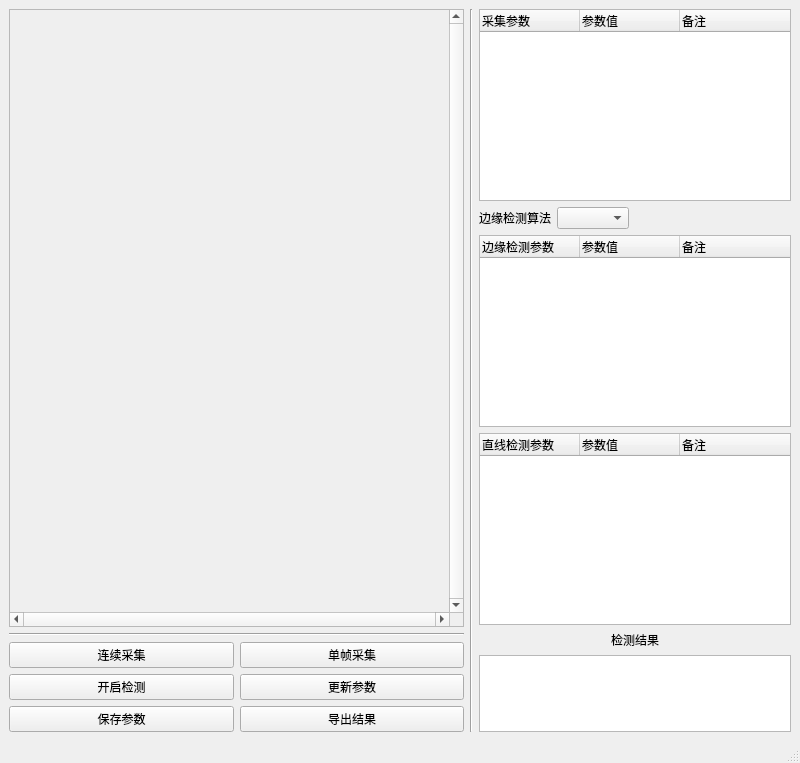
<?xml version="1.0" encoding="UTF-8"?>
<ui version="4.0">
 <class>MainWindow</class>
 <widget class="QMainWindow" name="MainWindow">
  <property name="geometry">
   <rect>
    <x>0</x>
    <y>0</y>
    <width>800</width>
    <height>763</height>
   </rect>
  </property>
  <property name="windowTitle">
   <string>直线拟合视觉检测系统</string>
  </property>
  <widget class="QWidget" name="centralwidget">
   <layout class="QGridLayout" name="gridLayout_2">
    <item row="0" column="0">
     <layout class="QGridLayout" name="gridLayout_4">
      <item row="0" column="3">
       <layout class="QGridLayout" name="gridLayout_3">
        <item row="0" column="0">
         <widget class="QTreeWidget" name="qTreeParamsCapture">
          <property name="sizePolicy">
           <sizepolicy hsizetype="Minimum" vsizetype="MinimumExpanding">
            <horstretch>0</horstretch>
            <verstretch>0</verstretch>
           </sizepolicy>
          </property>
          <property name="minimumSize">
           <size>
            <width>0</width>
            <height>0</height>
           </size>
          </property>
          <property name="maximumSize">
           <size>
            <width>16777215</width>
            <height>16777215</height>
           </size>
          </property>
          <column>
           <property name="text">
            <string>采集参数</string>
           </property>
          </column>
          <column>
           <property name="text">
            <string>参数值</string>
           </property>
          </column>
          <column>
           <property name="text">
            <string>备注</string>
           </property>
          </column>
         </widget>
        </item>
        <item row="6" column="0">
         <widget class="QTextEdit" name="qTextEdit">
          <property name="readOnly">
           <bool>true</bool>
          </property>
         </widget>
        </item>
        <item row="7" column="0">
         <spacer name="verticalSpacer">
          <property name="orientation">
           <enum>Qt::Vertical</enum>
          </property>
          <property name="sizeHint" stdset="0">
           <size>
            <width>20</width>
            <height>40</height>
           </size>
          </property>
         </spacer>
        </item>
        <item row="1" column="0">
         <layout class="QGridLayout" name="gridLayout_5">
          <item row="0" column="0">
           <widget class="QLabel" name="label">
            <property name="sizePolicy">
             <sizepolicy hsizetype="Fixed" vsizetype="Preferred">
              <horstretch>0</horstretch>
              <verstretch>0</verstretch>
             </sizepolicy>
            </property>
            <property name="text">
             <string>边缘检测算法</string>
            </property>
           </widget>
          </item>
          <item row="0" column="1">
           <widget class="QComboBox" name="qComboBoxLineDect">
            <property name="sizePolicy">
             <sizepolicy hsizetype="Fixed" vsizetype="Fixed">
              <horstretch>0</horstretch>
              <verstretch>0</verstretch>
             </sizepolicy>
            </property>
           </widget>
          </item>
          <item row="0" column="2">
           <spacer name="horizontalSpacer">
            <property name="orientation">
             <enum>Qt::Horizontal</enum>
            </property>
            <property name="sizeHint" stdset="0">
             <size>
              <width>40</width>
              <height>20</height>
             </size>
            </property>
           </spacer>
          </item>
         </layout>
        </item>
        <item row="3" column="0">
         <widget class="QTreeWidget" name="qTreeParamsLineDect">
          <property name="sizePolicy">
           <sizepolicy hsizetype="Minimum" vsizetype="MinimumExpanding">
            <horstretch>0</horstretch>
            <verstretch>0</verstretch>
           </sizepolicy>
          </property>
          <property name="minimumSize">
           <size>
            <width>0</width>
            <height>0</height>
           </size>
          </property>
          <property name="maximumSize">
           <size>
            <width>16777215</width>
            <height>16777215</height>
           </size>
          </property>
          <column>
           <property name="text">
            <string>直线检测参数</string>
           </property>
          </column>
          <column>
           <property name="text">
            <string>参数值</string>
           </property>
          </column>
          <column>
           <property name="text">
            <string>备注</string>
           </property>
          </column>
         </widget>
        </item>
        <item row="2" column="0">
         <widget class="QTreeWidget" name="qTreeParamsEdgeDect">
          <property name="sizePolicy">
           <sizepolicy hsizetype="Minimum" vsizetype="MinimumExpanding">
            <horstretch>0</horstretch>
            <verstretch>0</verstretch>
           </sizepolicy>
          </property>
          <property name="minimumSize">
           <size>
            <width>0</width>
            <height>0</height>
           </size>
          </property>
          <property name="maximumSize">
           <size>
            <width>16777215</width>
            <height>16777215</height>
           </size>
          </property>
          <column>
           <property name="text">
            <string>边缘检测参数</string>
           </property>
          </column>
          <column>
           <property name="text">
            <string>参数值</string>
           </property>
          </column>
          <column>
           <property name="text">
            <string>备注</string>
           </property>
          </column>
         </widget>
        </item>
        <item row="5" column="0">
         <widget class="QLabel" name="label_2">
          <property name="text">
           <string>检测结果</string>
          </property>
          <property name="alignment">
           <set>Qt::AlignCenter</set>
          </property>
         </widget>
        </item>
       </layout>
      </item>
      <item row="0" column="0">
       <layout class="QVBoxLayout" name="verticalLayout">
        <item>
         <widget class="QScrollArea" name="qScrollArea">
          <property name="sizePolicy">
           <sizepolicy hsizetype="Expanding" vsizetype="Expanding">
            <horstretch>0</horstretch>
            <verstretch>0</verstretch>
           </sizepolicy>
          </property>
          <property name="minimumSize">
           <size>
            <width>0</width>
            <height>0</height>
           </size>
          </property>
          <property name="sizeIncrement">
           <size>
            <width>0</width>
            <height>0</height>
           </size>
          </property>
          <property name="verticalScrollBarPolicy">
           <enum>Qt::ScrollBarAlwaysOn</enum>
          </property>
          <property name="horizontalScrollBarPolicy">
           <enum>Qt::ScrollBarAlwaysOn</enum>
          </property>
          <property name="widgetResizable">
           <bool>false</bool>
          </property>
          <property name="alignment">
           <set>Qt::AlignCenter</set>
          </property>
          <widget class="QWidget" name="scrollAreaWidgetContents">
           <property name="enabled">
            <bool>true</bool>
           </property>
           <property name="geometry">
            <rect>
             <x>0</x>
             <y>62</y>
             <width>439</width>
             <height>457</height>
            </rect>
           </property>
           <property name="mouseTracking">
            <bool>false</bool>
           </property>
          </widget>
         </widget>
        </item>
        <item>
         <widget class="Line" name="line_2">
          <property name="orientation">
           <enum>Qt::Horizontal</enum>
          </property>
         </widget>
        </item>
        <item>
         <layout class="QHBoxLayout" name="horizontalLayout_2">
          <item>
           <layout class="QGridLayout" name="gridLayout">
            <item row="1" column="0">
             <widget class="QPushButton" name="qBtnDoDetect">
              <property name="text">
               <string>开启检测</string>
              </property>
              <property name="checkable">
               <bool>true</bool>
              </property>
             </widget>
            </item>
            <item row="3" column="0">
             <widget class="QPushButton" name="qBtnParamsSave">
              <property name="text">
               <string>保存参数</string>
              </property>
             </widget>
            </item>
            <item row="3" column="1">
             <widget class="QPushButton" name="pushButton">
              <property name="text">
               <string>导出结果</string>
              </property>
             </widget>
            </item>
            <item row="1" column="1">
             <widget class="QPushButton" name="qBtnParamsUpdate">
              <property name="text">
               <string>更新参数</string>
              </property>
             </widget>
            </item>
            <item row="0" column="0">
             <widget class="QPushButton" name="qBtnCaptureStream">
              <property name="text">
               <string>连续采集</string>
              </property>
              <property name="checkable">
               <bool>true</bool>
              </property>
             </widget>
            </item>
            <item row="0" column="1">
             <widget class="QPushButton" name="qBtnCaptureOneFrame">
              <property name="enabled">
               <bool>true</bool>
              </property>
              <property name="text">
               <string>单帧采集</string>
              </property>
             </widget>
            </item>
           </layout>
          </item>
         </layout>
        </item>
       </layout>
      </item>
      <item row="0" column="2">
       <widget class="Line" name="line">
        <property name="orientation">
         <enum>Qt::Vertical</enum>
        </property>
       </widget>
      </item>
     </layout>
    </item>
   </layout>
  </widget>
  <widget class="QMenuBar" name="menubar">
   <property name="geometry">
    <rect>
     <x>0</x>
     <y>0</y>
     <width>800</width>
     <height>19</height>
    </rect>
   </property>
  </widget>
  <widget class="QStatusBar" name="statusbar"/>
 </widget>
 <resources/>
 <connections/>
</ui>
